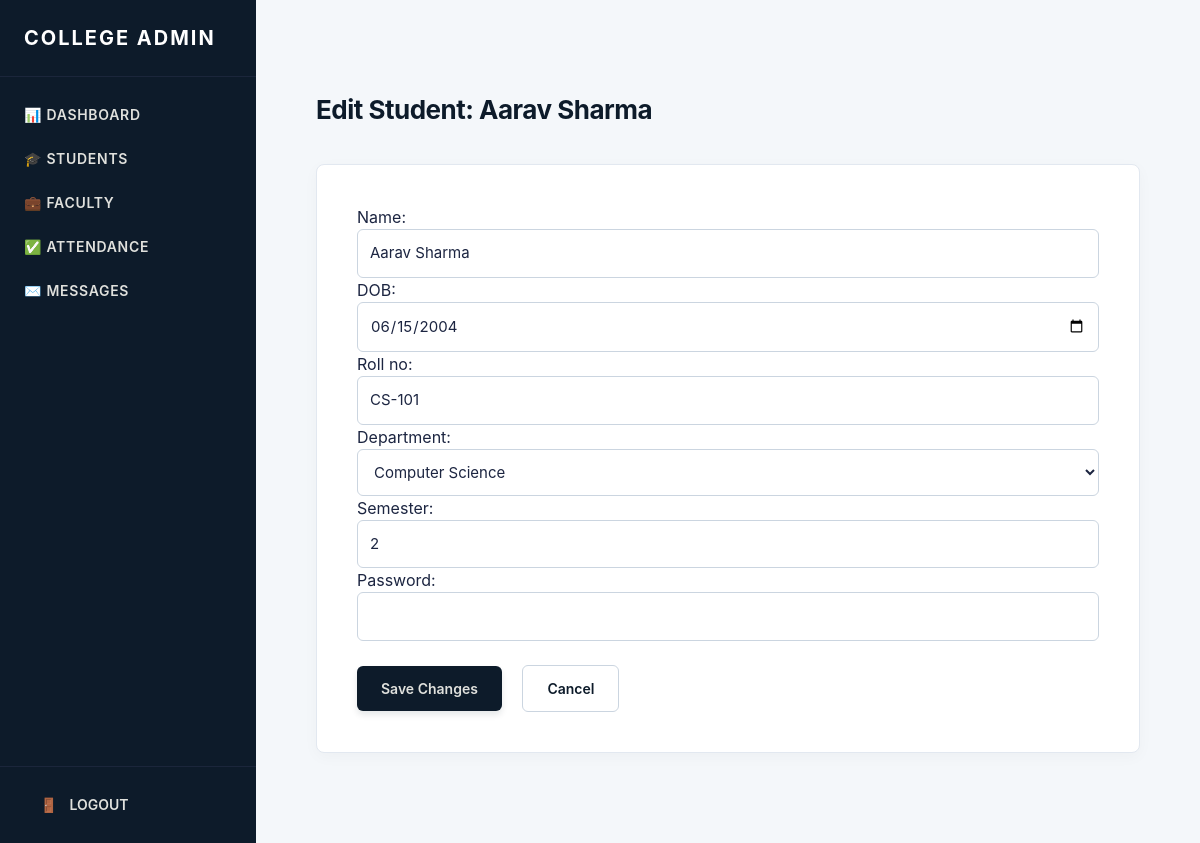
Page /staff/students/edit/1/ (signed in) on the committed database.
### cms/models.py (models this page shows, shortened)
class Student(models.Model):
    name = models.CharField(max_length=100)
    DOB = models.DateField()
    roll_no = models.CharField(max_length=100, unique=True)
    department = models.ForeignKey(Department, on_delete=models.CASCADE)
    semester = models.CharField(max_length=20, blank=True, default='')
    password = models.CharField(max_length=100)

class Department(models.Model):
    name = models.CharField(max_length=100)
    def __str__(self):
        return self.name

### admin_dashboard/decorators.py (the view)
    def wrapper(request, *args, **kwargs):
        if 'staff_id' not in request.session:
            return redirect('staff_login')
        return view_func(request, *args, **kwargs)

### admin_dashboard/forms.py
class StudentForm(forms.ModelForm):
    class Meta:
        model = Student
        fields = ['name', 'DOB', 'roll_no', 'department', 'semester', 'password']
        widgets = {
            'name': forms.TextInput(attrs={'class': 'cms-form-input'}),
            'DOB': forms.DateInput(attrs={'class': 'cms-form-input', 'type': 'date'}),
            'roll_no': forms.TextInput(attrs={'class': 'cms-form-input'}),
            'department': forms.Select(attrs={'class': 'cms-form-select'}),
            'semester': forms.NumberInput(attrs={'class': 'cms-form-input'}),
            'password': forms.PasswordInput(attrs={'class': 'cms-form-input'}),
        }

### admin_dashboard/context_processors.py (called while the page is built)
def sidebar_links(request):
    return {
        'admin_nav':
            [
                {'name': 'Dashboard', 'url': 'staff_dashboard', 'icon': '📊'},
                {'name': 'Students', 'url': 'staff_students', 'icon': '🎓'},
                {'name': 'Faculty', 'url': 'staff_faculty', 'icon': '💼'},
                {'name': 'Attendance', 'url': 'staff_attendance', 'icon': '✅'},
                {'name': 'Messages', 'url': 'staff_messages', 'icon': '✉️'},
            ]
    }

### admin_dashboard/views.py (called while the page is built)
@staff_login_required
def edit_student(request, student_id):
    student = get_object_or_404(Student, id=student_id)
    if request.method == 'POST':
        form = StudentForm(request.POST, instance=student)
        if form.is_valid():
            form.save()
            return redirect('staff_students')
    else:
        form = StudentForm(instance=student)
    return render(request, 'staff/edit_student.html', {'form': form, 'student': student})

### cms/context_processors.py (called while the page is built, shortened)
def student_nav_context(request):
    student_id = request.session.get('student_id')
    if not student_id:
        return {}

### admin_dashboard/templates/staff/edit_student.html (shortened to what this page needs)
{% extends 'staff/base_staff.html' %}
{% block content %}
<div class="cms-module-header">
    <h1>Edit Student: {{ student.name }}</h1>
</div>
<div class="cms-form-card">
    <form method="POST">
        {{ form.as_p }}
        <div class="mt-6">
            <button type="submit" class="cms-btn-primary">Save Changes</button>
            <a href="{% url 'staff_students' %}" class="cms-btn-secondary ml-4">Cancel</a>
        </div>
    </form>
</div>
{% endblock %}

### static/css/style.css (style rules this page uses)
:root { --eclipse-deep: #0D1B2A; --eclipse-navy: #1B263B; --eclipse-steel: #415A77; --eclipse-light: #778DA9; --eclipse-glow: #E0E1DD; --canvas-bg: #F4F7FA; --text-primary: #1C2541; }
body { font-family: -apple-system, BlinkMacSystemFont, "Segoe UI", Roboto, Helvetica, Arial, sans-serif; background-color: var(--canvas-bg); color: var(--text-primary); margin: 0; padding: 0; -webkit-font-smoothing: antialiased; }
.cms-module-header { display: flex; justify-content: space-between; align-items: center; margin-bottom: 35px; }
.cms-module-header h1 { color: var(--eclipse-deep); margin: 0; font-size: 26px; font-weight: 700; letter-spacing: -0.5px; }
.cms-btn-primary { background-color: var(--eclipse-deep); color: var(--eclipse-glow); text-decoration: none; padding: 12px 24px; border-radius: 6px; font-weight: 600; font-size: 14px; border: none; cursor: pointer; display: inline-block; box-shadow: 0 4px 6px rgba(13, 27, 42, 0.1); transition: all 0.2s cubic-bezier(0.4, 0, 0.2, 1); }
.cms-form-card { background: #ffffff; padding: 40px; border-radius: 8px; box-shadow: 0 4px 15px rgba(0, 0, 0, 0.03); border: 1px solid #E2E8F0; }
.cms-form-input, .cms-form-select { width: 100%; padding: 12px; border: 1px solid #CBD5E0; border-radius: 6px; box-sizing: border-box; font-size: 15px; background-color: #ffffff; color: var(--text-primary); transition: all 0.2s ease; }
.cms-btn-secondary { background-color: #ffffff; color: var(--eclipse-deep); text-decoration: none; padding: 12px 24px; border-radius: 6px; font-weight: 600; font-size: 14px; border: 1px solid #CBD5E0; cursor: pointer; display: inline-block; transition: all 0.2s cubic-bezier(0.4, 0, 0.2, 1); }

### rows in the picture
Student: name "Aarav Sharma", DOB "06/15/2004", roll_no "CS-101", department "Computer Science", semester "2"

### other values in the picture
{{ link.icon }} "📊" "🎓" "💼" "✅" "✉️"
{{ link.name }} "DASHBOARD" "STUDENTS" "FACULTY" "ATTENDANCE" "MESSAGES"
